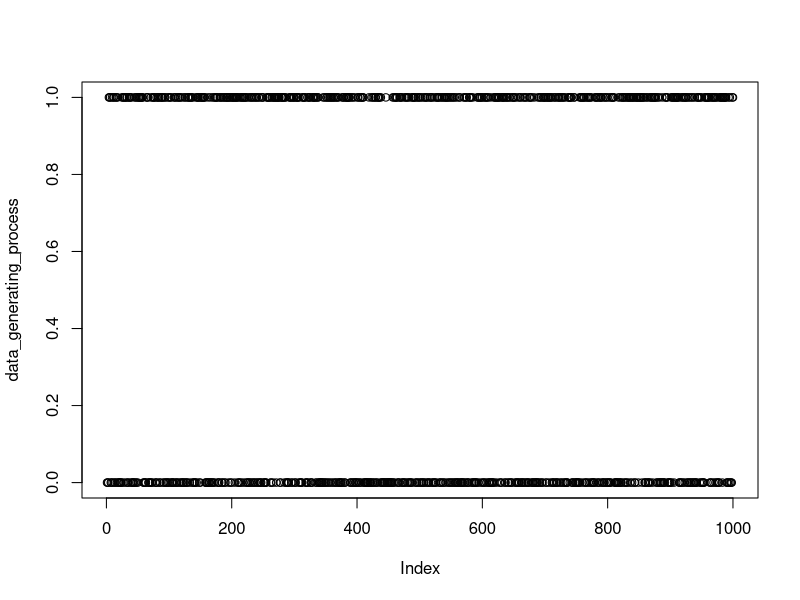
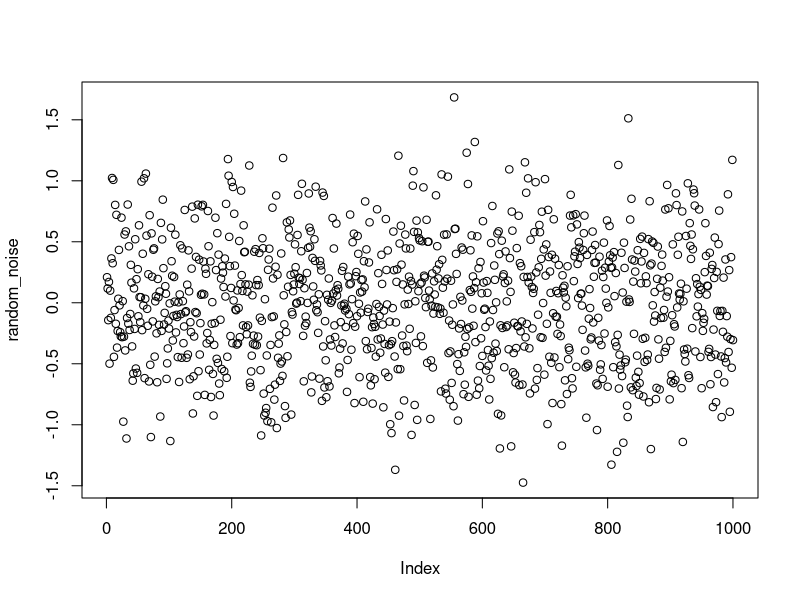
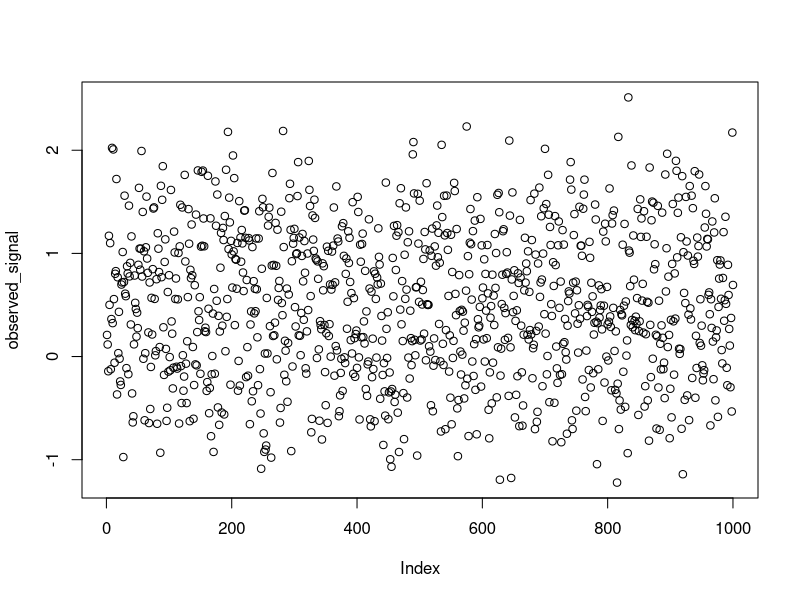

R code for these plots, in order: (Note: this script raises an error after producing the figures.)
data_generating_process<-rbinom(n = 1000, size = 1, prob = .5) 
plot(data_generating_process)
random_noise<- rnorm(n = 1000, sd = .5 )
plot(random_noise)
observed_signal<- data_generating_process + random_noise
plot(observed_signal)

#now split by .5

recovered_vals<-as.numeric(observed_signal<=.5)

scatterplot(data_generating_process, recovered_vals, )
